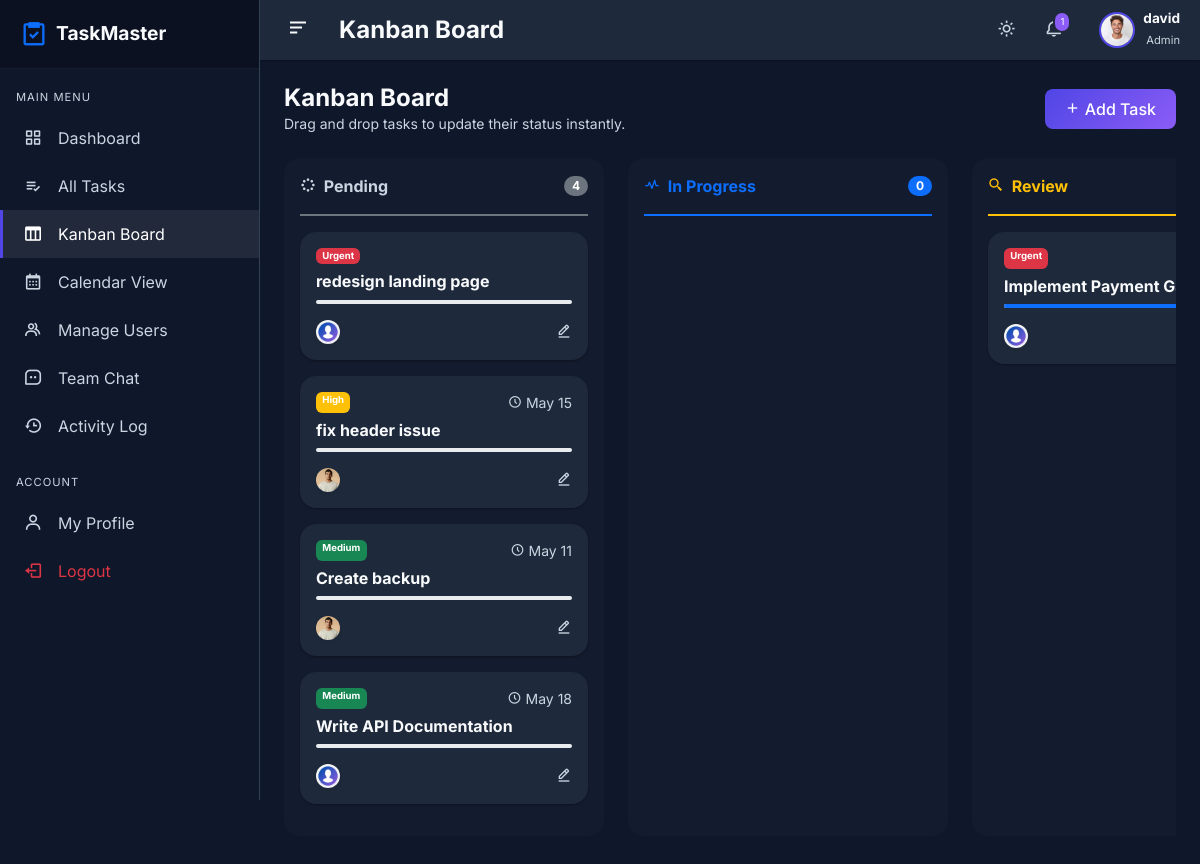
Screenshot of /admin/kanban.php (signed in) with the database file from the repository.
### tables this page shows
CREATE TABLE `users` (
  `id` int(11) NOT NULL AUTO_INCREMENT,
  `full_name` varchar(100) NOT NULL,
  `username` varchar(50) NOT NULL,
  `email` varchar(100) NOT NULL,
  `password` varchar(255) NOT NULL,
  `role` enum('admin','user') NOT NULL DEFAULT 'user',
  `profile_picture` varchar(255) DEFAULT NULL,
  `bio` text DEFAULT NULL,
  `phone` varchar(20) DEFAULT NULL,
  `status` enum('active','inactive','banned') NOT NULL DEFAULT 'active',
  `remember_token` varchar(100) DEFAULT NULL,
  `last_login` datetime DEFAULT NULL,
  `created_at` timestamp NOT NULL DEFAULT current_timestamp(),
  PRIMARY KEY (`id`),
  UNIQUE KEY `username` (`username`),
  UNIQUE KEY `email` (`email`)
);

CREATE TABLE `tasks` (
  `id` int(11) NOT NULL AUTO_INCREMENT,
  `title` varchar(255) NOT NULL,
  `description` text DEFAULT NULL,
  `assigned_to` int(11) DEFAULT NULL,
  `created_by` int(11) NOT NULL,
  `priority` enum('Low','Medium','High','Urgent') NOT NULL DEFAULT 'Medium',
  `status` enum('Pending','In Progress','Review','Completed') NOT NULL DEFAULT 'Pending',
  `progress` int(11) NOT NULL DEFAULT 0,
  `deadline` date DEFAULT NULL,
  `category` varchar(50) DEFAULT NULL,
  `attachment` varchar(255) DEFAULT NULL,
  `estimated_time` varchar(50) DEFAULT NULL,
  `created_at` timestamp NOT NULL DEFAULT current_timestamp(),
  PRIMARY KEY (`id`),
  KEY `assigned_to` (`assigned_to`),
  KEY `created_by` (`created_by`),
  CONSTRAINT `tasks_ibfk_1` FOREIGN KEY (`assigned_to`) REFERENCES `users` (`id`) ON DELETE SET NULL,
  CONSTRAINT `tasks_ibfk_2` FOREIGN KEY (`created_by`) REFERENCES `users` (`id`) ON DELETE CASCADE
);

### includes/functions.php (called while the page is built, shortened)
<?php
function is_logged_in() {
    return isset($_SESSION['user_id']);
}
function get_current_user_data($pdo) {
    $stmt = $pdo->prepare("SELECT * FROM users WHERE id = ?");
    $stmt->execute([$_SESSION['user_id']]);
    return $stmt->fetch();
}
function get_profile_picture($path) {
    if (empty($path) || !file_exists(__DIR__ . '/../' . $path)) {
        return 'assets/images/default-avatar.png';
    }
    return $path;
}
?>

### admin/kanban.php (the view, shortened to what this page needs)
<?php
require_once __DIR__ . '/../config/database.php';
$tasksStmt = $pdo->query("
    SELECT t.*, u.full_name, u.profile_picture
    FROM tasks t
    LEFT JOIN users u ON t.assigned_to = u.id
    ORDER BY t.priority DESC, t.deadline ASC
");
$allTasks = $tasksStmt->fetchAll();
$kanbanTasks = [
    'Pending' => [],
    'In Progress' => [],
    'Review' => [],
    'Completed' => []
];
foreach ($allTasks as $task) {
    if (array_key_exists($task['status'], $kanbanTasks)) {
        $kanbanTasks[$task['status']][] = $task;
    }
}
function renderKanbanCard($task) {
    $avatar = get_profile_picture($task['profile_picture']);
    $priorityColor = [
        'Low' => 'info',
        'Medium' => 'success',
        'High' => 'warning',
        'Urgent' => 'danger'
    ][$task['priority']] ?? 'secondary';
    $dl = $task['deadline'] ? '<small class="text-muted"><i class="bx bx-time-five"></i> ' . date('M j', strtotime($task['deadline'])) . '</small>' : '';
    return "
    <div class='kanban-card card-premium p-3 mb-3 cursor-grab' data-id='{$task['id']}'>
        <div class='d-flex justify-content-between mb-2'>
            <span class='badge bg-{$priorityColor} text-white' style='font-size:0.6rem;'>{$task['priority']}</span>
            $dl
        </div>
        <h6 class='fw-bold mb-2 fs-6'>" . htmlspecialchars($task['title']) . "</h6>
        <div class='progress mb-2' style='height: 4px;'>
            <div class='progress-bar bg-primary' style='width: {$task['progress']}%;'></div>
        </div>
        <div class='d-flex justify-content-between align-items-center mt-3'>
            <div class='d-flex align-items-center'>
                <img src='/demo/" . htmlspecialchars($avatar) . "' class='rounded-circle object-fit-cover shadow-sm' width='24' height='24' title='" . htmlspecialchars($task['full_name'] ?? 'Unassigned') . "'>
            </div>
            <a href='edit_task.php?id={$task['id']}' class='text-muted hover-primary transition-fast'><i class='bx bx-edit-alt'></i></a>
        </div>
    </div>
    ";
}
?>
<?php include __DIR__ . '/../includes/header.php'; ?>
<?php include __DIR__ . '/../includes/sidebar.php'; ?>
<div class="main-content">
    <?php include __DIR__ . '/../includes/navbar.php'; ?>
    <div class="container-fluid p-4">
        <div class="d-flex justify-content-between align-items-center mb-4" data-aos="fade-down">
            <div>
                <h4 class="fw-bold mb-0">Kanban Board</h4>
                <p class="text-muted small mb-0">Drag and drop tasks to update their status instantly.</p>
            </div>
            <button class="btn btn-primary-gradient" data-bs-toggle="modal" data-bs-target="#quickAddModal">
                <i class='bx bx-plus'></i> Add Task
            </button>
        </div>
        <div class="kanban-board custom-scrollbar" data-aos="fade-up" data-aos-delay="100">
            <div class="kanban-column">
                <div class="kanban-column-header border-secondary text-secondary">
                    <span><i class='bx bx-loader-circle me-1'></i> Pending</span>
                    <span class="badge bg-secondary rounded-pill"><?php echo count($kanbanTasks['Pending']); ?></span>
                </div>
                <div class="kanban-tasks" id="col-Pending" data-status="Pending">
                    <?php foreach($kanbanTasks['Pending'] as $task) echo renderKanbanCard($task); ?>
                </div>
            </div>
            <div class="kanban-column">
                <div class="kanban-column-header border-primary text-primary">
                    <span><i class='bx bx-pulse me-1'></i> In Progress</span>
                    <span class="badge bg-primary rounded-pill"><?php echo count($kanbanTasks['In Progress']); ?></span>
                </div>
                <div class="kanban-tasks" id="col-InProgress" data-status="In Progress">
                </div>
            </div>
            <div class="kanban-column">
                <div class="kanban-column-header border-warning text-warning">
                    <span><i class='bx bx-search-alt-2 me-1'></i> Review</span>
                </div>
                <div class="kanban-tasks" id="col-Review" data-status="Review">
                    <?php foreach($kanbanTasks['Review'] as $task) echo renderKanbanCard($task); ?>
                </div>
            </div>
        </div>
    </div>
</div>
<?php include __DIR__ . '/../includes/footer.php'; ?>

### includes/navbar.php (shortened to what this page needs)
<?php
$currentUser = get_current_user_data($pdo);
$pageTitles = [
    'dashboard.php' => 'Dashboard',
    'tasks.php' => 'Task Management',
    'kanban.php' => 'Kanban Board',
    'calendar.php' => 'Calendar View',
    'users.php' => 'User Management',
    'activity_log.php' => 'Activity History',
    'chat' => 'Team Chat',
    'my_tasks.php' => 'My Assigned Tasks',
    'profile.php' => 'My Profile'
];
$title = $pageTitles[$current_page] ?? 'Dashboard';
$userId = $_SESSION['user_id'];
$notifCountStmt = $pdo->prepare("SELECT COUNT(*) FROM notifications WHERE user_id = ? AND is_read = 0");
$notifCountStmt->execute([$userId]);
$unreadCount = $notifCountStmt->fetchColumn();
?>
<nav class="top-navbar">
    <div class="navbar-left">
        <button type="button" id="sidebarCollapse" title="Toggle Sidebar">
            <i class='bx bx-menu-alt-left'></i>
        </button>
        <h4 class="mb-0 ms-2 fw-bold d-none d-md-block"><?php echo htmlspecialchars($title); ?></h4>
    </div>
    <div class="navbar-right">
        <div class="nav-icon-btn me-2" id="theme-toggle" data-bs-toggle="tooltip" data-bs-placement="bottom" title="Toggle Dark Mode">
            <i class='bx bx-moon'></i>
        </div>
        <div class="nav-icon-btn me-3 position-relative dropdown" data-bs-toggle="tooltip" data-bs-placement="bottom" title="Notifications">
            <div data-bs-toggle="dropdown" aria-expanded="false" style="cursor: pointer;" id="bellIcon">
                <?php if($unreadCount > 0): ?>
                    <span class="notification-badge" id="notifBadge"><?php echo $unreadCount; ?></span>
                <?php endif; ?>
            </div>
        </div>
        <div class="dropdown">
            <div class="d-flex align-items-center" style="cursor: pointer;" data-bs-toggle="dropdown" aria-expanded="false">
                <img src="/demo/<?php echo htmlspecialchars(get_profile_picture($currentUser['profile_picture'] ?? '')); ?>" alt="Profile" class="rounded-circle zoom-hover object-fit-cover" width="36" height="36" style="border: 2px solid var(--primary-color);">
                <div class="ms-2 d-none d-sm-block text-end">
                    <p class="mb-0 fw-bold" style="font-size: 0.85rem; line-height: 1.2;"><?php echo htmlspecialchars($currentUser['full_name'] ?? 'User'); ?></p>
                    <small class="text-muted" style="font-size: 0.7rem;"><?php echo htmlspecialchars(ucfirst($currentUser['role'] ?? 'user')); ?></small>
                </div>
            </div>
        </div>
    </div>
</nav>

### assets/css/style.css (style rules this page uses)
:root { --primary-color: #4F46E5; --primary-hover: #4338CA; --secondary-color: #10B981; --accent-color: #8B5CF6; --dark-color: #111827; --light-color: #F3F4F6; --bg-color: #F9FAFB; --card-bg: #FFFFFF; --text-main: #1F2937; --text-muted: #6B7280; --border-color: #E5E7EB; --gradient-primary: linear-gradient(135deg, #4F46E5 0%, #8B5CF6 100%); --gradient-sidebar: linear-gradient(180deg, #111827 0%, #1F2937 100%); --shadow-sm: 0 1px 2px 0 rgba(0, 0, 0, 0.05); --shadow-md: 0 4px 6px -1px rgba(0, 0, 0, 0.1), 0 2px 4px -1px rgba(0, 0, 0, 0.06); --shadow-lg: 0 10px 15px -3px rgba(0, 0, 0, 0.1), 0 4px 6px -2px rgba(0, 0, 0, 0.05); --shadow-glow: 0 0 15px rgba(79, 70, 229, 0.3); --radius-md: 0.5rem; --radius-lg: 1rem; --radius-xl: 1.5rem; --transition-fast: 0.15s ease-in-out; --transition-normal: 0.3s ease-in-out; }
body { font-family: 'Inter', sans-serif; background-color: var(--bg-color); color: var(--text-main); overflow-x: hidden; }
.page-transition { animation: fadeIn 0.5s ease-in-out; }
.main-content { flex: 1; min-width: 0; transition: all var(--transition-normal); display: flex; flex-direction: column; }
.top-navbar { background: var(--card-bg); box-shadow: var(--shadow-sm); padding: 10px 20px; display: flex; justify-content: space-between; align-items: center; position: sticky; top: 0; z-index: 999; }
.navbar-left { display: flex; align-items: center; gap: 15px; }
#sidebarCollapse { background: transparent; border: none; color: var(--text-main); font-size: 1.5rem; cursor: pointer; transition: color var(--transition-fast); }
.navbar-right { display: flex; align-items: center; gap: 20px; }
.nav-icon-btn { position: relative; color: var(--text-muted); font-size: 1.2rem; cursor: pointer; transition: color var(--transition-fast); }
.notification-badge { position: absolute; top: -5px; right: -8px; background: var(--accent-color); color: white; font-size: 0.6rem; padding: 2px 5px; border-radius: 10px; border: 2px solid var(--card-bg); }
.card-premium { background: var(--card-bg); border: none; border-radius: var(--radius-lg); box-shadow: var(--shadow-sm); transition: transform var(--transition-normal), box-shadow var(--transition-normal); overflow: hidden; }
.btn-primary-gradient { background: var(--gradient-primary); border: none; color: white; border-radius: var(--radius-md); padding: 0.5rem 1.25rem; font-weight: 500; transition: all var(--transition-normal); }

### assets/css/darkmode.css (style rules this page uses)
[data-theme="dark"] { --bg-color: #0F172A; --card-bg: #1E293B; --text-main: #F8FAFC; --text-muted: #CBD5E1; --border-color: #334155; --shadow-sm: 0 1px 2px 0 rgba(0, 0, 0, 0.3); --shadow-md: 0 4px 6px -1px rgba(0, 0, 0, 0.4), 0 2px 4px -1px rgba(0, 0, 0, 0.2); --shadow-lg: 0 10px 15px -3px rgba(0, 0, 0, 0.5), 0 4px 6px -2px rgba(0, 0, 0, 0.3); }
[data-theme="dark"] body { background-color: var(--bg-color); color: var(--text-main); }
[data-theme="dark"] .text-muted, [data-theme="dark"] .text-secondary, [data-theme="dark"] small, [data-theme="dark"] .small { color: var(--text-muted) !important; }
[data-theme="dark"] h1, [data-theme="dark"] h2, [data-theme="dark"] h3, [data-theme="dark"] h4, [data-theme="dark"] h5, [data-theme="dark"] h6 { color: var(--text-main); }
[data-theme="dark"] ::placeholder { color: #94A3B8 !important; opacity: 1; }

### admin/kanban.php (style rules this page uses)
.kanban-board { display: flex; gap: 1.5rem; overflow-x: auto; padding-bottom: 1rem; min-height: calc(100vh - 150px); }
.kanban-column { flex: 0 0 320px; background: rgba(0,0,0,0.02); border-radius: var(--radius-lg); padding: 1rem; display: flex; flex-direction: column; }
[data-theme="dark"] .kanban-column { background: rgba(255,255,255,0.02); }
.kanban-column-header { font-weight: bold; padding-bottom: 1rem; margin-bottom: 1rem; border-bottom: 2px solid var(--border-color); display: flex; justify-content: space-between; align-items: center; }
.kanban-tasks { flex: 1; min-height: 200px; }
.cursor-grab { cursor: grab; }

### rows the page displays
users: profile_picture (picture), full_name "david", role "Admin"
tasks: priority "Urgent", title "redesign landing page"
tasks: priority "High", deadline "May 15", title "fix header issue", assigned_to.profile_picture (picture)
tasks: priority "Medium", deadline "May 11", title "Create backup", assigned_to.profile_picture (picture)
tasks: priority "Medium", deadline "May 18", title "Write API Documentation"
tasks: priority "Urgent", title "Implement Payment…", progress 90 (drawn)

### other values shown
$title "Kanban Board"
$unreadCount "1"
count($kanbanTasks['Pending']) "4"
count($kanbanTasks['In Progress']) "0"
